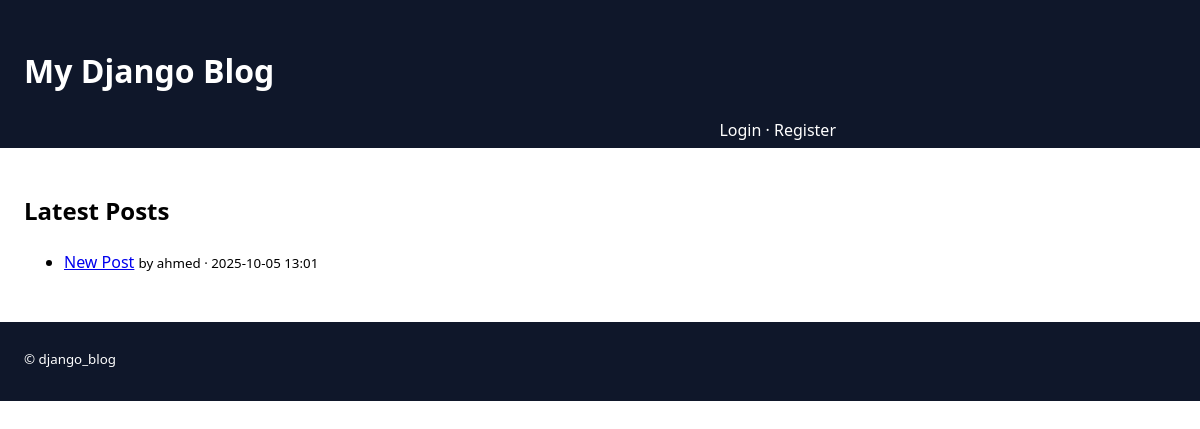
Before: / with the older database file.
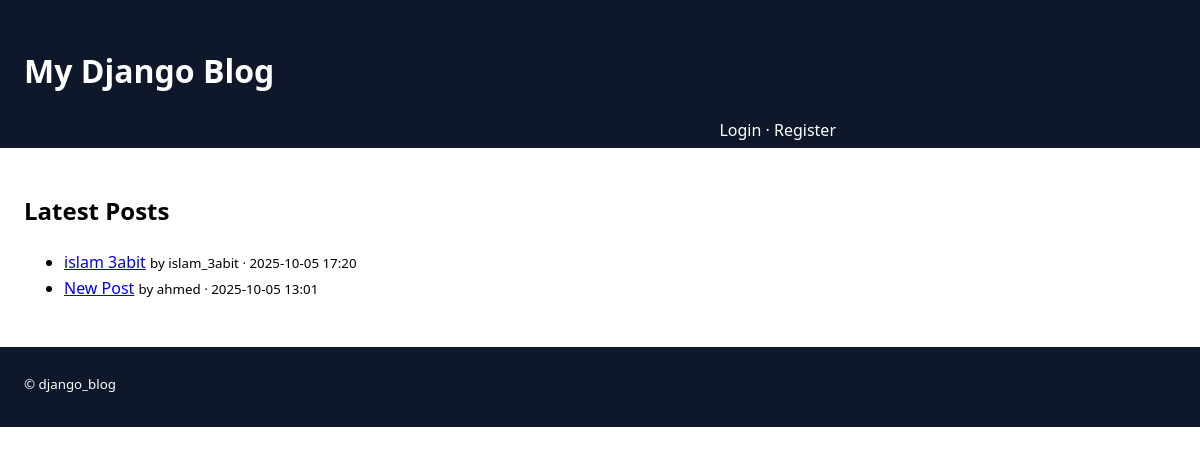
After: the same page with the newer database file.
### blog/models.py (models this page shows, shortened)
class Post(models.Model):
    title = models.CharField(max_length=200)
    content = models.TextField()
    published_date = models.DateTimeField(auto_now_add=True)
    author = models.ForeignKey(
        settings.AUTH_USER_MODEL,
        on_delete=models.CASCADE,
        related_name='posts'
    )
    class Meta:
        ordering = ['-published_date']  # newest first

### blog/views.py (the view)
# urls.py: path('', PostListView.as_view(), name='post_list'),
class PostListView(ListView):
    model = Post
    template_name = "blog/post_list.html"
    context_object_name = 'posts'

### blog/templates/blog/post_list.html (shortened to what this page needs)
{% extends 'blog/base.html' %}
{% block content %}
  <h2>Latest Posts</h2>
  <ul>
    {% for post in posts %}
      <li>
        <a href="{% url 'blog:post_detail' post.pk %}">{{ post.title }}</a>
        <small>by {{ post.author }} · {{ post.published_date|date:"Y-m-d H:i" }}</small>
      </li>
    {% empty %}
      <li>No posts yet.</li>
    {% endfor %}
  </ul>
{% endblock %}

### blog/templates/blog/base.html (shortened to what this page needs)
{% load static %}
<!DOCTYPE html>
<html lang="en">
<head>
  <link rel="stylesheet" href="{% static 'blog/css/style.css' %}">
</head>
<body>
  <header class="site-header">
    <div class="container">
      <h1><a href="{% url 'blog:post_list' %}">My Django Blog</a></h1>
      <nav style="float:right">
        {% if request.user.is_authenticated %}
          <span>Hi, {{ request.user.username }}</span>
          · <a href="{% url 'blog:profile' %}">Profile</a>
          · <form method="post" action="{% url 'blog:logout' %}" style="display:inline">
              {% csrf_token %}
              <button type="submit" style="background:none;border:none;padding:0;margin:0;color:inherit;cursor:pointer;text-decoration:underline">
                Logout
              </button>
            </form>
        {% else %}
          <a href="{% url 'blog:login' %}">Login</a>
          · <a href="{% url 'blog:register' %}">Register</a>
        {% endif %}
      </nav>
    </div>
  </header>
  <main class="container">
    {% block content %}{% endblock %}
  </main>
  <footer class="site-footer">
    <div class="container">
      <small>© {{ now|date:"Y" }} django_blog</small>
    </div>
  </footer>
</body>
</html>

### blog/static/blog/css/style.css (style rules this page uses)
:root { --maxw: 860px; }
* { box-sizing: border-box; }
body { margin: 0; font-family: system-ui, Arial, sans-serif; line-height: 1.6; }
.container { max-width: var(--maxw); margin: 1.5 auto; padding: 1.5rem; padding-bottom: 30px; }
.site-header, .site-footer { background:#0f172a; color:#fff; }
.site-header a { color:#fff; text-decoration:none; }

Changed rows visible on the page:
added Post: title "islam 3abit", author "islam_3abit", published_date "2025-10-05 17:20"
